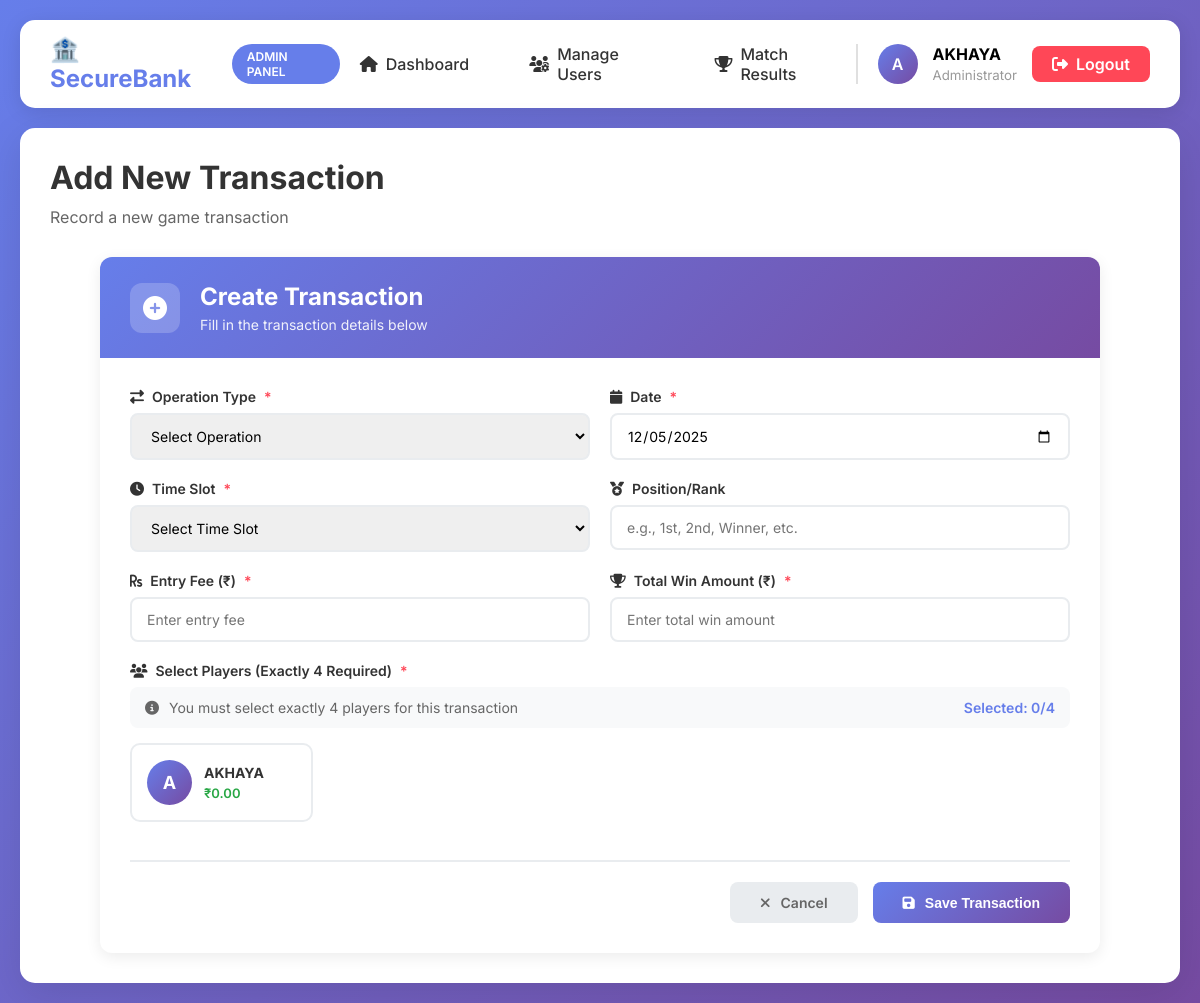
/dashboard/transaction/add/ (signed in), run on the app's committed database.
### Payment_System_App/models.py (models this page shows, shortened)
class User(AbstractBaseUser, PermissionsMixin):
    loginid = models.CharField(max_length=100, unique=True)
    email = models.EmailField(unique=True)
    username = models.CharField(max_length=100)
    mobile = models.CharField(max_length=15, unique=True, blank=True, null=True)
    locality = models.CharField(max_length=100, blank=True)
    address = models.TextField(blank=True)
    city = models.CharField(max_length=100, blank=True)
    state = models.CharField(max_length=100, blank=True)
    is_active = models.BooleanField(default=True)
    is_staff = models.BooleanField(default=False)
    objects = CustomUserManager()
    USERNAME_FIELD = 'loginid'
    REQUIRED_FIELDS = ['email', 'username']
    class Meta:
        db_table = 'users'
        verbose_name = 'User'
        verbose_name_plural = 'Users'

class Player(models.Model):
    user = models.OneToOneField('User', on_delete=models.CASCADE, related_name='player', null=True, blank=True)
    name = models.CharField(max_length=100)
    balance = models.DecimalField(max_digits=10, decimal_places=2, default=0)
    class Meta:
        ordering = ['-balance']

### Payment_System_App/views.py (the view, shortened to what this page needs)
# urls.py: path('dashboard/transaction/add/', views.add_transaction, name='add_transaction'),
@login_required(login_url='please_login')
@user_passes_test(is_admin)
def add_transaction(request):
    players = Player.objects.all()
    context = {
        'players': players,
        'today': date.today()  # Add this
    }
    return render(request, 'admin/add_transaction.html', context)

### Payment_System_App/views.py (called while the page is built)
def is_admin(user):
    return user.is_staff or user.is_superuser

### assets/templates/admin/add_transaction.html (shortened to what this page needs)
{% extends "admin/home.html" %}
{% block page_title %}Add New Transaction{% endblock %}
{% block page_description %}Record a new game transaction{% endblock %}
{% block content %}
<div class="form-container">
    <div class="form-card">
        <div class="form-header">
            <div class="header-icon">
                <i class="fas fa-plus-circle"></i>
            </div>
            <div>
                <h2>Create Transaction</h2>
                <p>Fill in the transaction details below</p>
            </div>
        </div>
        <form method="POST" action="{% url 'add_transaction' %}" class="transaction-form">
            <div class="form-row">
                <div class="form-group">
                    <label for="operation">
                        <i class="fas fa-exchange-alt"></i> Operation Type
                        <span class="required">*</span>
                    </label>
                    <select class="form-control" id="operation" name="operation" required>
                        <option value="">Select Operation</option>
                    </select>
                </div>
                <div class="form-group">
                    <label for="date">
                        <i class="fas fa-calendar"></i> Date
                        <span class="required">*</span>
                    </label>
                    <input type="date" class="form-control" id="date" name="date"
                           value="{{ today|date:'Y-m-d' }}" required>
                </div>
            </div>
            <div class="form-row">
                <div class="form-group">
                    <label for="time_slot">
                        <i class="fas fa-clock"></i> Time Slot
                        <span class="required">*</span>
                    </label>
                    <select class="form-control" id="time_slot" name="time_slot" required>
                        <option value="">Select Time Slot</option>
                    </select>
                </div>
                <div class="form-group">
                    <label for="position">
                        <i class="fas fa-medal"></i> Position/Rank
                    </label>
                    <input type="text" class="form-control" id="position" name="position"
                           placeholder="e.g., 1st, 2nd, Winner, etc.">
                </div>
            </div>
            <div class="form-row">
                <div class="form-group">
                    <label for="entry_fee">
                        <i class="fas fa-rupee-sign"></i> Entry Fee (₹)
                        <span class="required">*</span>
                    </label>
                    <input type="number" class="form-control" id="entry_fee" name="entry_fee"
                           step="0.01" min="0" placeholder="Enter entry fee" required>
                </div>
                <div class="form-group">
                    <label for="total_win">
                        <i class="fas fa-trophy"></i> Total Win Amount (₹)
                        <span class="required">*</span>
                    </label>
                    <input type="number" class="form-control" id="total_win" name="total_win"
                           step="0.01" min="0" placeholder="Enter total win amount" required>
                </div>
            </div>
            <div class="form-group full-width">
                <label>
                    <i class="fas fa-users"></i> Select Players (Exactly 4 Required)
                    <span class="required">*</span>
                </label>
                <div class="player-selection-info">
                    <i class="fas fa-info-circle"></i>
                    <span>You must select exactly 4 players for this transaction</span>
                    <span class="player-count" id="playerCount">Selected: 0/4</span>
                </div>
                <div class="players-grid">
                    {% for player in players %}
                    <label class="player-card">
                        <div class="player-card-content">
                            <div class="player-avatar">
                                {{ player.name|slice:":1"|upper }}
                            </div>
                            <div class="player-info">
                                <strong>{{ player.name }}</strong>
                                <span class="player-balance {% if player.balance >= 0 %}positive{% else %}negative{% endif %}">
                                    ₹{{ player.balance|floatformat:2 }}
                                </span>
                            </div>
                        </div>
                    </label>
                    {% empty %}
                    <div class="no-players">
                        <i class="fas fa-user-slash"></i>
                        <p>No players available. Please add players first.</p>
                    </div>
                    {% endfor %}
                </div>
            </div>
            <div class="form-actions">
                <a href="{% url 'admin_home' %}" class="btn-secondary">
                    <i class="fas fa-times"></i> Cancel
                </a>
                <button type="submit" class="btn-primary">
                    <i class="fas fa-save"></i> Save Transaction
                </button>
            </div>
        </form>
    </div>
</div>
{% endblock %}

### assets/templates/admin/home.html (shortened to what this page needs)
<!DOCTYPE html>
<html lang="en">
<head>
    <link rel="stylesheet" href="https://cdnjs.cloudflare.com/ajax/libs/font-awesome/6.4.0/css/all.min.css">
</head>
<body>
    <nav class="top-nav">
        <div class="nav-brand">
            <h1>🏦 SecureBank</h1>
            <span class="badge">ADMIN PANEL</span>
        </div>
        <div class="nav-menu">
            <a href="{% url 'admin_home' %}" class="nav-link {% if request.resolver_match.url_name == 'admin_home' %}active{% endif %}">
                <i class="fas fa-home"></i> Dashboard
            </a>
            <a href="{% url 'manage_users' %}" class="nav-link {% if request.resolver_match.url_name == 'manage_users' %}active{% endif %}">
                <i class="fas fa-users-cog"></i> Manage Users
            </a>
            <a href="{% url 'match_results' %}" class="nav-link {% if request.resolver_match.url_name == 'match_results' %}active{% endif %}">
                <i class="fas fa-trophy"></i> Match Results
            </a>
        </div>
        <div class="user-info">
            <div class="user-avatar">
                {{ request.user.username|slice:":1"|upper }}
            </div>
            <div>
                <strong>{{ request.user.username }}</strong><br>
                <small style="color: #999;">Administrator</small>
            </div>
            <a href="{% url 'user_logout' %}" class="logout-btn">
                <i class="fas fa-sign-out-alt"></i> Logout
            </a>
        </div>
    </nav>
    <div class="admin-container">
        <div class="page-header">
            <h1>{% block page_title %}Dashboard{% endblock %}</h1>
            <p>{% block page_description %}Manage your banking system{% endblock %}</p>
        </div>
        {% block content %}{% endblock %}
    </div>
</body>
</html>

### assets/templates/admin/home.html (style rules this page uses)
* { margin: 0; padding: 0; box-sizing: border-box; }
body { font-family: 'Inter', sans-serif; background: linear-gradient(135deg, #667eea 0%, #764ba2 100%); min-height: 100vh; padding: 20px; }
.top-nav { background: white; padding: 15px 30px; border-radius: 15px; margin-bottom: 20px; display: flex; justify-content: space-between; align-items: center; box-shadow: 0 4px 20px rgba(0,0,0,0.1); }
.nav-brand { display: flex; align-items: center; gap: 15px; }
.nav-brand h1 { font-size: 24px; color: #667eea; font-weight: 700; }
.nav-brand .badge { background: #667eea; color: white; padding: 5px 15px; border-radius: 20px; font-size: 12px; font-weight: 600; }
.nav-menu { display: flex; gap: 20px; align-items: center; }
.nav-link { color: #333; text-decoration: none; padding: 8px 20px; border-radius: 8px; transition: all 0.3s; display: flex; align-items: center; gap: 8px; font-weight: 500; }
.user-info { display: flex; align-items: center; gap: 15px; padding-left: 20px; border-left: 2px solid #e0e0e0; }
.user-avatar { width: 40px; height: 40px; background: linear-gradient(135deg, #667eea, #764ba2); border-radius: 50%; display: flex; align-items: center; justify-content: center; color: white; font-weight: 600; }
.logout-btn { background: #ff4757; color: white; border: none; padding: 8px 20px; border-radius: 8px; cursor: pointer; transition: all 0.3s; font-weight: 600; text-decoration: none; display: inline-flex; align-items: center; gap: 8px; }
.admin-container { background: white; border-radius: 15px; padding: 30px; box-shadow: 0 10px 40px rgba(0,0,0,0.1); }
.page-header { margin-bottom: 30px; }
.page-header h1 { font-size: 32px; color: #333; margin-bottom: 10px; }
.page-header p { color: #666; font-size: 16px; }

### assets/templates/admin/add_transaction.html (style rules this page uses)
.form-container { max-width: 1000px; margin: 0 auto; }
.form-card { background: white; border-radius: 12px; box-shadow: 0 4px 15px rgba(0,0,0,0.08); overflow: hidden; }
.form-header { background: linear-gradient(135deg, #667eea, #764ba2); padding: 25px 30px; display: flex; align-items: center; gap: 20px; color: white; }
.header-icon { width: 50px; height: 50px; background: rgba(255,255,255,0.2); border-radius: 12px; display: flex; align-items: center; justify-content: center; font-size: 24px; }
.form-header h2 { font-size: 24px; margin-bottom: 5px; }
.form-header p { font-size: 14px; opacity: 0.9; }
.transaction-form { padding: 30px; }
.form-row { display: grid; grid-template-columns: 1fr 1fr; gap: 20px; margin-bottom: 20px; }
.form-group { display: flex; flex-direction: column; }
.form-group.full-width { margin-bottom: 20px; }
.form-group label { font-weight: 600; color: #333; margin-bottom: 8px; display: flex; align-items: center; gap: 8px; font-size: 14px; }
.required { color: #ff4757; }
.form-control { padding: 12px 15px; border: 2px solid #e9ecef; border-radius: 8px; font-size: 14px; transition: all 0.3s; font-family: 'Inter', sans-serif; }
.player-selection-info { background: #f8f9fa; padding: 12px 15px; border-radius: 8px; display: flex; align-items: center; gap: 10px; margin-bottom: 15px; font-size: 14px; color: #666; }
.player-count { margin-left: auto; font-weight: 600; color: #667eea; }
.players-grid { display: grid; grid-template-columns: repeat(auto-fill, minmax(220px, 1fr)); gap: 15px; }
.player-card { position: relative; cursor: pointer; }
.player-card-content { border: 2px solid #e9ecef; border-radius: 10px; padding: 15px; display: flex; align-items: center; gap: 12px; transition: all 0.3s; background: white; }
.player-avatar { width: 45px; height: 45px; background: linear-gradient(135deg, #667eea, #764ba2); border-radius: 50%; display: flex; align-items: center; justify-content: center; color: white; font-weight: 700; font-size: 18px; }
.player-info { flex: 1; display: flex; flex-direction: column; gap: 4px; }
.player-info strong { color: #333; font-size: 14px; }
.player-balance { font-size: 13px; font-weight: 600; }
.player-balance.positive { color: #28a745; }
.form-actions { display: flex; gap: 15px; justify-content: flex-end; margin-top: 30px; padding-top: 20px; border-top: 2px solid #e9ecef; }
.btn-primary, .btn-secondary { padding: 12px 30px; border-radius: 8px; font-weight: 600; display: inline-flex; align-items: center; gap: 10px; transition: all 0.3s; border: none; cursor: pointer; text-decoration: none; font-size: 14px; }
.btn-primary { background: linear-gradient(135deg, #667eea, #764ba2); color: white; }
.btn-secondary { background: #e9ecef; color: #666; }

### data on the page
User: user.username "A", user.username "AKHAYA"
Player: name "A", name "AKHAYA", balance "0.00"
